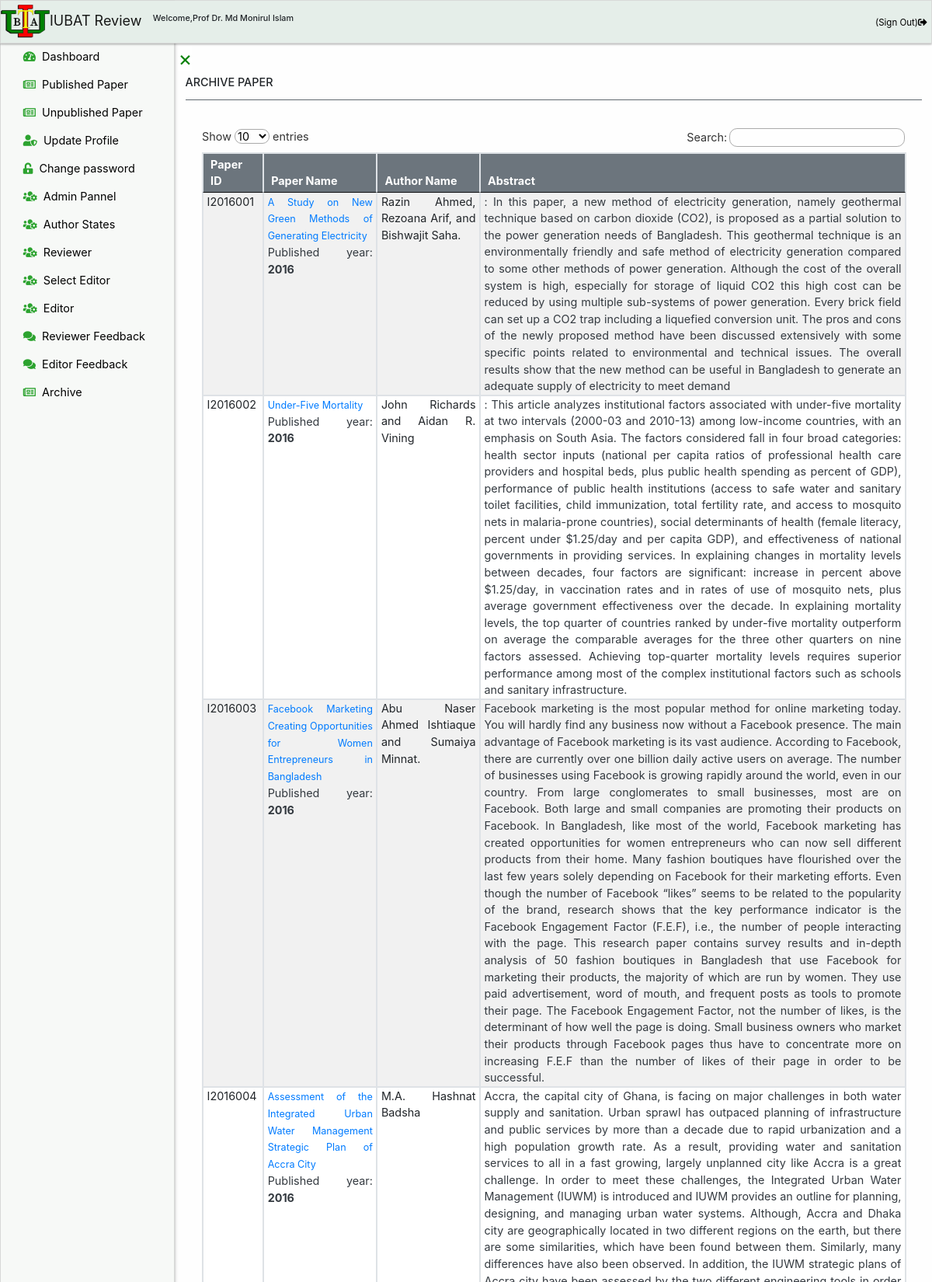
The page /chiefeditor/archive.php (signed in, upper part) on the database its author committed.
### tables this page shows
CREATE TABLE `chiefeditor` (
  `id` int(11) NOT NULL,
  `fullname` varchar(100) NOT NULL,
  `password` varchar(100) NOT NULL,
  `email` varchar(100) NOT NULL,
  `contact` varchar(100) NOT NULL
);

CREATE TABLE `archive` (
  `id` int(11) NOT NULL,
  `versionissue` int(255) DEFAULT NULL,
  `paperid` varchar(255) DEFAULT NULL,
  `papername` varchar(255) DEFAULT NULL,
  `authorname` varchar(255) DEFAULT NULL,
  `abstract` longtext DEFAULT NULL,
  `filename` varchar(255) DEFAULT NULL,
  `publisheddate` varchar(255) NOT NULL
);

### chiefeditor/archive.php (the view, shortened to what this page needs)
<?php
include('../link/config.php');
if(strlen($_SESSION['alogin'])=="")
    {
    header("Location:../chiefeditorlogin");
    }
    else
    {
     $editoremail = $_SESSION["email"];
     $sql = "SELECT chiefeditor.id,chiefeditor.fullname,chiefeditor.password,chiefeditor.contact FROM chiefeditor WHERE email='$editoremail'";
     $query = $dbh->prepare($sql);
     $query->execute();
     if($query->rowCount() > 0)
     {
?>
<!DOCTYPE html>
<html lang="en">
<head>
    <link rel="stylesheet" href="../css/bootstrap.min.css">
    <link rel="stylesheet" href="../css/index.css">
    <link rel="stylesheet" href="../css/jquery.dataTables.min.css">
    <link rel="stylesheet" href="../css/fontawesome.v5.3.1.all.css">
</head>
<body>
    <div class="sticky-top header-floating">
        <?php include 'header.php';?>
    </div>
    <div id="mySidebar" class="sidebar">
        <?php include 'sidebar.php'; ?>
    </div>
    <div id="main">
        <a href="javascript:void(0)" class="closebtn" id="closesignof" onclick="closeNav()">×</a>
        <div class="container">
            <h6>ARCHIVE PAPER</h6>
            <hr class="bg-secondary">
            <div class="table-responsive table-responsive-lg table-responsize-xl table-responsive-sm p-4">
                <table id="dtBasicExample" class="table table-striped table-bordered table-hover">
                    <thead>
                        <tr class="bg-secondary text-white">
                            <th>Paper ID</th>
                            <th>Paper Name</th>
                            <th>Author Name</th>
                            <th>Abstract</th>
                        </tr>
                    </thead>
                    <tbody id="myTable-admin">
                        <?php
                            $sql = "SELECT archive.id,archive.paperid,archive.versionissue,archive.papername,archive.authorname,archive.filename,archive.publisheddate,archive.abstract from archive";
                            $query = $dbh->prepare($sql);
                            $query->execute();
                            $results=$query->fetchAll(PDO::FETCH_OBJ);
                            if($query->rowCount() > 0)
                            {
                            foreach($results as $result)
                            {
                                $filename = htmlentities($result->filename);
                                $filepath = '../documents/archivefile/'.$filename;
                        ?>
                        <tr>
                            <td>
                            <?php  echo htmlentities($result->paperid); ?>
                            </td>
                            <td class="text-dark">
                            <a style="font-size:14px;" href="<?php echo $filepath ?> " target="_blank" role="button"> <?php  echo htmlentities($result->papername); ?></a>
                            <p>Published year: <b><?php  echo htmlentities($result->versionissue); ?></b></p>
                            </td>
                            <td>
                                 <?php   echo htmlentities($result->authorname); ?>
                            </td>
                            <td class="text-dark">
                            <?php   echo htmlentities($result->abstract); ?>
                            </td>
                        </tr>
                                  <?php }} ?>
                    </tbody>
                </table>
            </div>
        </div>
    </div>
</body>
</html>
<?php
}
else {
  echo "<script>alert('You are not a Chief Editor.Try to log in as a Chief Editor');</script>";
  header("refresh:0;url=../chiefeditorlogin");
}
}
?>

### chiefeditor/header.php (shortened to what this page needs)
<?php
include('../link/config.php');
if(strlen($_SESSION['alogin'])=="")
    {
    header("Location:../chiefeditorlogin");
    } else {
      $chiefeditoremail = $_SESSION["email"];
       $sql = "SELECT chiefeditor.id,chiefeditor.fullname,chiefeditor.password,chiefeditor.contact FROM chiefeditor WHERE email='$chiefeditoremail'";
      $query = $dbh->prepare($sql);
      $query->execute();
      $results=$query->fetchAll(PDO::FETCH_OBJ);
      if($query->rowCount() > 0)
      {
        foreach($results as $result) {
?>
<!DOCTYPE html>
<html lang="en">
<head>
    <link rel="stylesheet" href="../css/heading.css">
    <link rel="stylesheet" href="../css/bootstrap.min.css">
    <link rel="stylesheet" href="https://use.fontawesome.com/releases/v5.3.1/css/all.css">
</head>
<body>
<nav class="navbar nav-class navbar-expand-lg navbar-light">
  <a class="navbar-brand" href="dashboard"><img src="../images/Iubat-logo.png">IUBAT Review</a>
  <h6 style="font-size:12px;">Welcome,<?php  echo htmlentities($result->fullname);  } ?></h6>
  <div class="collapse navbar-collapse" id="navbarSupportedContent">
    <ul class="navbar-nav ml-auto ul-nav">
        <li class="nav-item active" >
        <span class="navbar-text"> <a class="nav-link" href="logout" onclick="return confirm('Are you sure you want Logging out the system?');" title = "Sign Out"><small>(Sign Out)</small><i class="fas fa-sign-out-alt"></i></a></span>
        </li>
        </ul>
  </div>
</nav>
</body>
</html>
    <?php }
    else {
      echo "<script>alert('You are not an Editor.Try to log in as an Editor');</script>";
      header("refresh:0;url=../chiefeditorlogin");
    }
   }?>

### css/index.css (style rules this page uses)
body { zoom:0.9; font-family: 'Roboto', sans-serif; text-align: justify !important; background-color: #fefefe !important; }
img { height: 50px; }
.header-floating { box-shadow: 0 2px 3px rgba(0,0,0,0.12), 0 2px 3px rgba(0,0,0,0.24); transition: all 0.3s cubic-bezier(.25,.8,.25,1); border:2px solid rgba(212, 214, 212, 0.904); }
.sidebar { height: 100%; width: 250px; position: fixed; z-index: 1; top: 0; left: 0; background-color: #f7f9f7; overflow-x: hidden; transition: 0.5s; padding-top: 60px; box-shadow: 0 2px 3px rgba(0,0,0,0.12), 0 2px 5px rgba(0,0,0,0.24); border:2px solid rgba(212, 214, 212, 0.904); }
.closebtn { font-size:30px; cursor: pointer; background-color: white; color: green; border: none; margin-left:5px; overflow: hidden; }
#main { transition: margin-left .5s; margin-left:250px; }
.fas, .far, .fab, .fal { font-size: 13px; }

### css/heading.css (style rules this page uses)
.navbar-brand img { height:50px !important; width:70px !important; }
ul li { list-style: none; }
.ul-nav li a { font-weight : 500; border:2px solid transparent; margin-left: 10px; padding:5px !important; }
.navbar-text a { color:black !important; }
.nav-class { background-color:#e5eee9 !important; font-size: 16px; }

### rows shown on the page
chiefeditor: fullname "Prof Dr. Md Monirul Islam"
archive: paperid "I2016001", papername "A Study on New Green Methods of Generating Electricity", versionissue "2016", authorname "Razin Ahmed, Rezoana Arif, and Bishwajit Saha.", abstract ": In this paper, a new method of electricity generation, namely geothermal technique based on carbon dioxide (CO2), is proposed as a partial solution to the power generation needs of Bangladesh. This geothermal technique is an environmentally friendly and safe method of electricity generation compared to some other methods of power generation. Although the cost of the overall system is high, especially for storage of liquid CO2 this high cost can be reduced by using multiple sub-systems of power generation. Every brick field can set up a CO2 trap including a liquefied conversion unit. The pros and cons of the newly proposed method have been discussed extensively with some specific points…"
archive: paperid "I2016002", papername "Under-Five Mortality", versionissue "2016", authorname "John Richards and Aidan R. Vining", abstract ": This article analyzes institutional factors associated with under-five mortality at two intervals (2000-03 and 2010-13) among low-income countries, with an emphasis on South Asia. The factors considered fall in four broad categories: health sector inputs (national per capita ratios of professional health care providers and hospital beds, plus public health spending as percent of GDP), performance of public health institutions (access to safe water and sanitary toilet facilities, child immunization, total fertility rate, and access to mosquito nets in malaria-prone countries), social determinants of health (female literacy, percent under $1.25/day and per capita GDP), and effectiveness of…"
archive: paperid "I2016003", papername "Facebook Marketing Creating Opportunities for Women Entrepreneurs in Bangladesh", versionissue "2016", authorname "Abu Naser Ahmed Ishtiaque and Sumaiya Minnat.", abstract "Facebook marketing is the most popular method for online marketing today. You will hardly find any business now without a Facebook presence. The main advantage of Facebook marketing is its vast audience. According to Facebook, there are currently over one billion daily active users on average. The number of businesses using Facebook is growing rapidly around the world, even in our country. From large conglomerates to small businesses, most are on Facebook. Both large and small companies are promoting their products on Facebook. In Bangladesh, like most of the world, Facebook marketing has created opportunities for women entrepreneurs who can now sell different products from their home. Many…"
archive: paperid "I2016004", papername "Assessment of the Integrated Urban Water Management Strategic Plan of Accra City", versionissue "2016", authorname "M.A. Hashnat Badsha"
